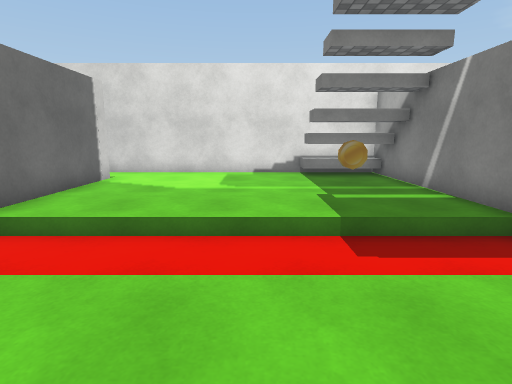
[1] (above)

12 first-person views from a walk through a 3-D level made in the Unity game engine. The camera is 1.3 m above the floor, tilts 10° down and sees 80° across. The floor is counted in squares, 1 m on a side. Each view is taken from the middle of a square. On the plan, view 1 faces up. The plan holds only what a view shows up to about 14 squares ahead; the rest is blank. The place goes on beyond the plan. Some surface patterns are stand-ins.

[2]
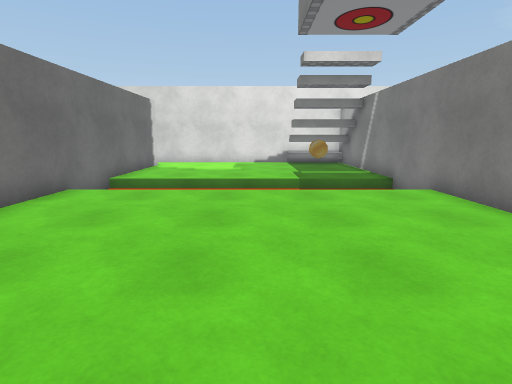

[3]
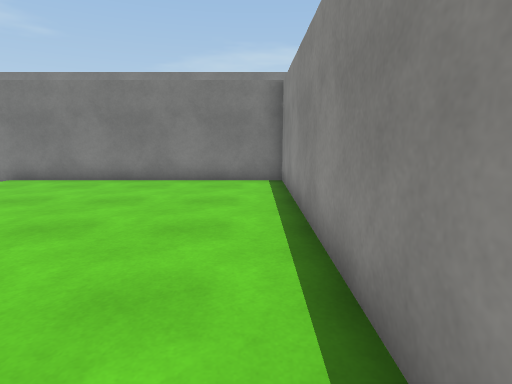

[4]
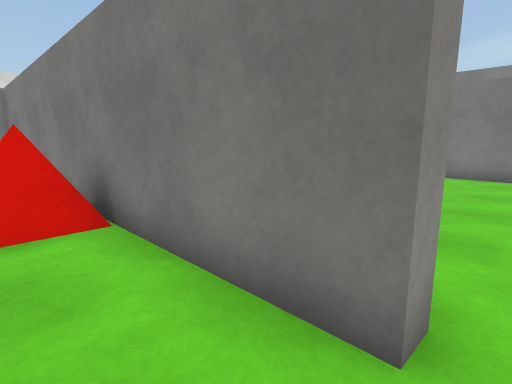

[5]
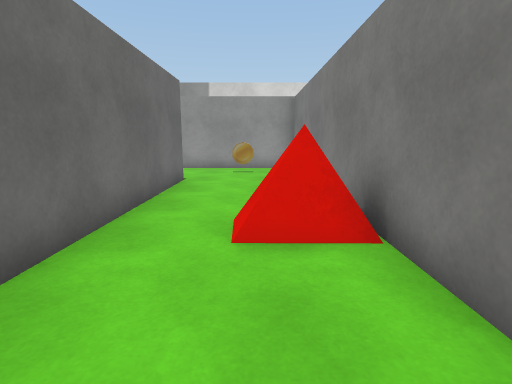

[6]
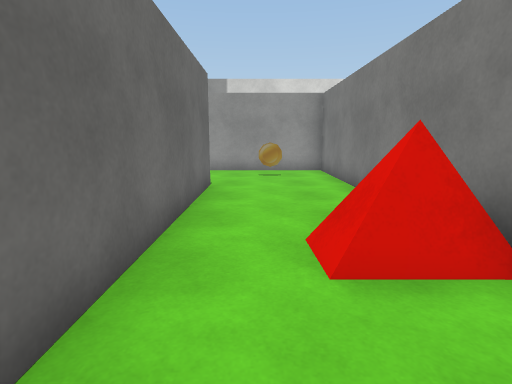

[7]
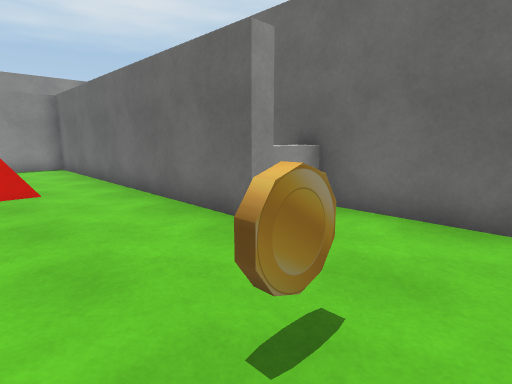

[8]
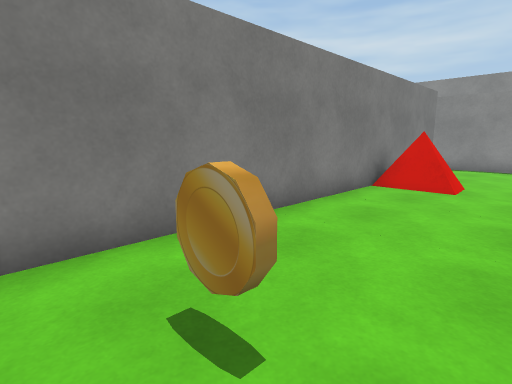

[9]
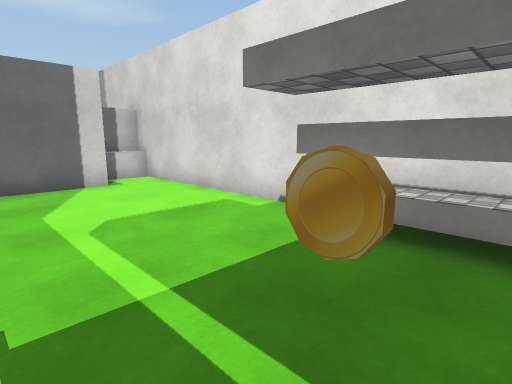

[10]
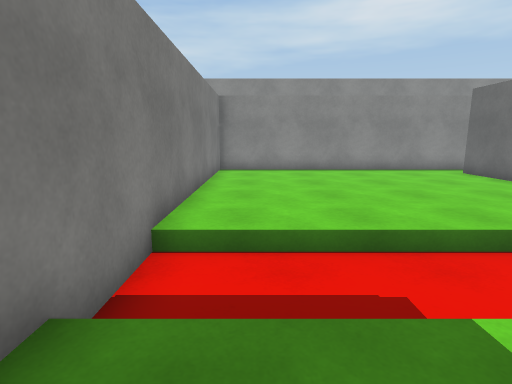

[11]
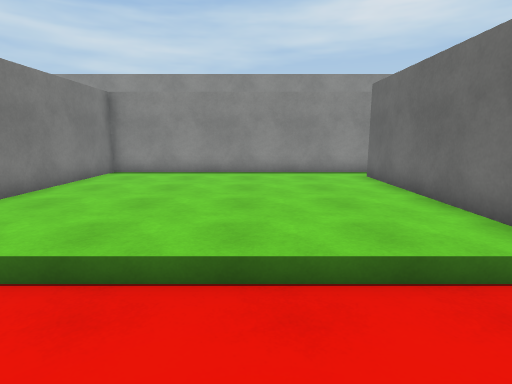

[12]
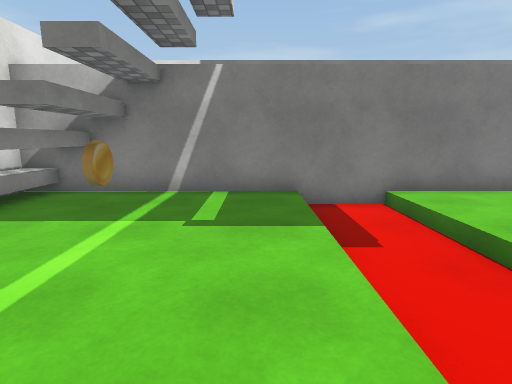

### Floor plan
Key: @ floor where view 1 was taken; # wall or solid block; . main floor; - floor 0.25 m lower than the main floor; / step, stairs or slope; ^ raised ledge; C coin; B block.
Columns run from 11 left of view 1 to 5 right of it. Each row starts with its distance up from view 1.
 12     #############
 11     #^..........#
 10 #######.........#
  9 #.....#.......C.#
  8 #...C.#.........#
  7 #.....#.........#
  6 #.....#.........#
  5 #B#...#/////////#
  4 ###...#---------#
  3   #...#/////////#
  2   #...#.........#
  1   #...#.........#
  0   #...#....@....#
 -1   #...#.........#
 -2   #...#.........#
 -3   #...#.........#
 -4   #...#.........#
 -5   #.............#
 -6   ###############

Where each view was taken, in squares from view 1:
view 1: 0 up, 0 right, facing up
view 2: 5 down, 0 right, facing up
view 3: 5 down, 5 left, facing right
view 4: 5 down, 7 left, facing up-right
view 5: 4 down, 7 left, facing up
view 6: 3 down, 8 left, facing up
view 7: 9 up, 6 left, facing down-left
view 8: 9 up, 9 left, facing down-right
view 9: 7 up, 4 right, facing up-left
view 10: 7 up, 3 right, facing down
view 11: 6 up, 1 left, facing down
view 12: 6 up, 3 left, facing right
